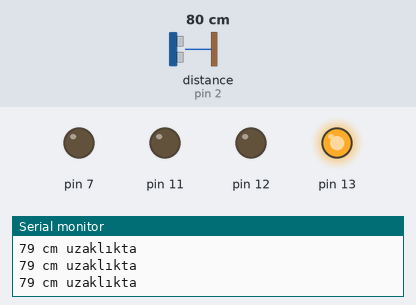
Bench run of a sketch on a simulated Arduino Uno, built with avr-gcc and run on an emulated ATmega328P. On the bench: output pins drawn as LEDs (lit = HIGH), the last lines printed to the serial monitor. Wiring (inferred from the names in the program): ultrasonic range finder: trigger pin 4; echo pin 2. Dashed ring = blinking. The inputs (shaded band) are chosen by the test bench; at power-on: distance to the obstacle (sensor on pin 2) 80 cm. The echo pulse lasts 58.3 µs per cm; pins used as bus, display or sensor lines are not drawn.

Above: at 4.2 s.
4.3 s: distance to the obstacle (sensor on pin 2) set to 45 cm
5.8 s: distance to the obstacle (sensor on pin 2) set to 37 cm
At 6.08 s:
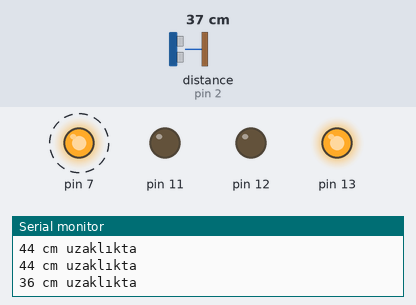
8.8 s: distance to the obstacle (sensor on pin 2) set to 2 cm
At 9.8 s:
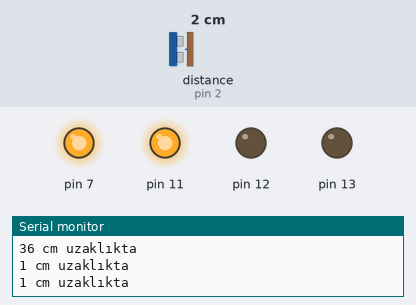
10.5 s: distance to the obstacle (sensor on pin 2) set to 60 cm
At 11.7 s:
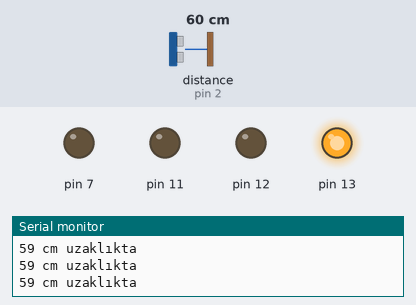
12.0 s: distance to the obstacle (sensor on pin 2) set to 4 cm
At 12.5 s:
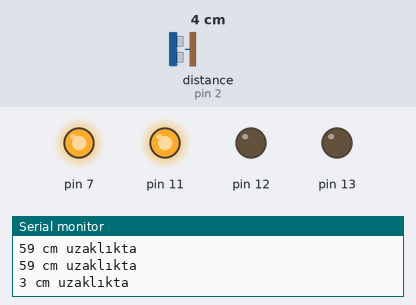
Timing chart, 0 to 14.5 s (numbered marks = the images above; inputs shaded):
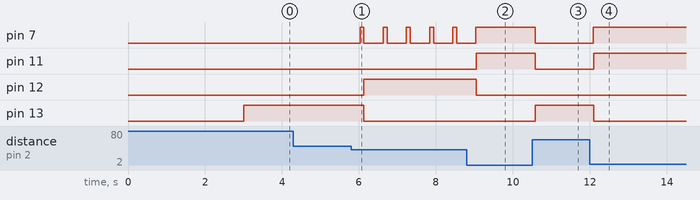

The sketch:

Mesafe__l_er.ino
```cpp
#define trigPin 4
#define echoPin 2
long sure, mesafe;
void setup() {
Serial.begin(9600);
pinMode(7,OUTPUT);
pinMode(11, OUTPUT);
pinMode(12, OUTPUT);
pinMode(13, OUTPUT);
pinMode(trigPin, OUTPUT);
pinMode(echoPin, INPUT);
Serial.println("Arduino İle Mesafe Sensörü Uygulaması Başlatılıyor...");
delay(3000);
}

void loop() {
  digitalWrite(trigPin, LOW);
delayMicroseconds(3);
digitalWrite(trigPin, HIGH);
delayMicroseconds(10);
digitalWrite(trigPin, LOW);
sure = pulseIn(echoPin, HIGH);
mesafe = (sure/2) * 0.0343;
Serial.print(mesafe);

Serial.println(" cm uzaklıkta");
if(mesafe < 10)
{
  digitalWrite(7,HIGH);
  delay(10);
  digitalWrite(11, HIGH);
  digitalWrite(12,LOW);
  digitalWrite(13,LOW);

}
else if(mesafe > 10 && mesafe < 40){
  digitalWrite(7,HIGH);
  delay(100);
  digitalWrite(7,LOW);
  digitalWrite(11, LOW);
  digitalWrite(12,HIGH);
  digitalWrite(13,LOW);

}
else{
  digitalWrite(7,LOW);
 digitalWrite(11, LOW);
  digitalWrite(12,LOW);
  digitalWrite(13,HIGH);
}
delay(500);

}
```

Measured:
- the behaviour switches between 41 and 40 cm on distance to the obstacle (sensor on pin 2) (found by bisection; images 0 and 1)
- after the input at 5.8 s, pin 7: alternates HIGH for 0.10 s and LOW for 0.50 s, starting after 0.23 s; pin 12: LOW → HIGH after 0.33 s; pin 13: HIGH → LOW after 0.33 s
- after the input at 8.8 s, pin 7: goes on until 9.0 s, then stays HIGH; pin 11: LOW → HIGH after 0.25 s; pin 12: HIGH → LOW after 0.25 s
- after the input at 10.5 s, pin 7, pin 11: HIGH → LOW after 0.08 s; pin 13: LOW → HIGH after 0.08 s
- after the input at 12.0 s, pin 7: LOW → HIGH after 0.09 s; pin 11: LOW → HIGH after 0.10 s; pin 13: HIGH → LOW after 0.10 s
